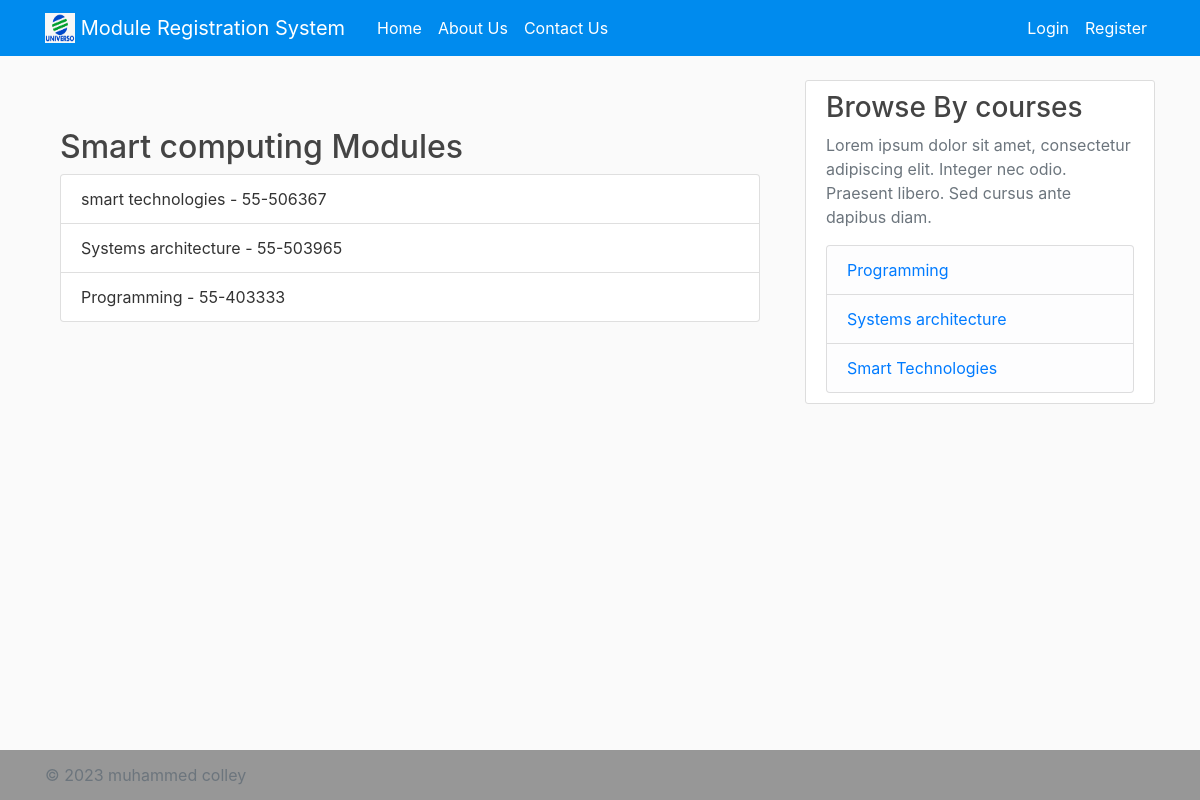
/group_modules/1/, run on the app's committed database.
### registration_app/models.py (models this page shows, shortened)
class Module(models.Model):
    name = models.CharField(max_length=255)
    code = models.CharField(max_length=10)
    credit = models.PositiveIntegerField()
    category = models.CharField(max_length=50)
    description = models.TextField()
    availability = models.BooleanField(default=True)
    courses_allowed = models.ManyToManyField(Group)

### registration_app/views.py (the view)
# urls.py: path('group_modules/<int:group_id>/', group_modules, name='group_modules'),
def group_modules(request, group_id):
    group = get_object_or_404(Group, pk=group_id)
    modules = Module.objects.filter(courses_allowed=group)
    context = {
        'group': group,
        'modules': modules,
    }
    return render(request, 'group_modules.html', context)

### registration_app/templates/group_modules.html
{% extends 'base.html' %}
{% block content %}
  <div class="container mt-5">
    <h2>{{ group.name }} Modules</h2>
    <ul class="list-group">
        {% for module in modules %}
            <li class="list-group-item">{{ module.name }} - {{ module.code }}</li>
        {% endfor %}
    </ul>
  </div>
{% endblock %}

### registration_app/static/styles.css (style rules this page uses)
html { position: relative; min-height: 100%; }
body { background: #fafafa; color: #333333; margin-top: 5rem; margin-bottom: 50px; }
h1, h2, h3, h4, h5, h6 { color: #444444; }
ul { margin: 0; }

### data on the page
Module: name "smart technologies", code "55-506367"
Module: name "Systems architecture", code "55-503965"
Module: name "Programming", code "55-403333"

### other printed values
{{ group.name }} "Smart computing"
